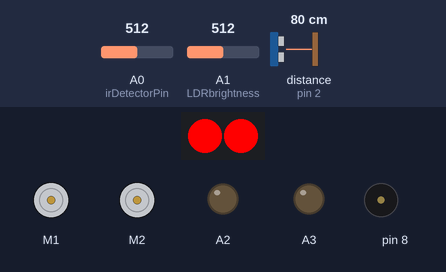
Recording of a sketch running on a simulated Arduino Uno, built with avr-gcc and run on an emulated ATmega328P. Shown: 2 × DC motor (green arrow = forward, orange = backward, longer = faster), 2 RGB LEDs in strip order, left to right, output pins drawn as LEDs (lit = HIGH), buzzer (waves = sounding). Dashed ring = blinking. The test bench sets the inputs (shaded band); at power-on: A1 (LDRbrightness) = 512, A0 (irDetectorPin) = 512, distance to the obstacle (sensor on pin 2) 80 cm.

Above: at 3.6 s.
3.7 s: A1 (LDRbrightness) set to 763
At 7.3 s:
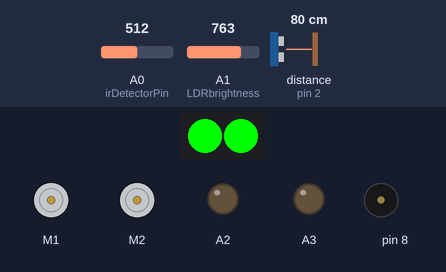
7.7 s: A1 (LDRbrightness) set to 785
At 11.7 s:
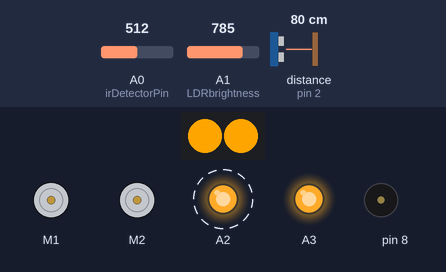
11.8 s: A1 (LDRbrightness) set to 807
18.8 s: A1 (LDRbrightness) set to 815
At 26.6 s:
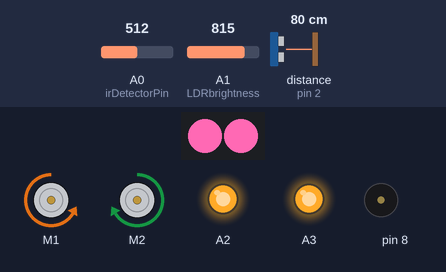
27.3 s: A1 (LDRbrightness) set to 886
35.6 s: A1 (LDRbrightness) set to 909
At 41.9 s:
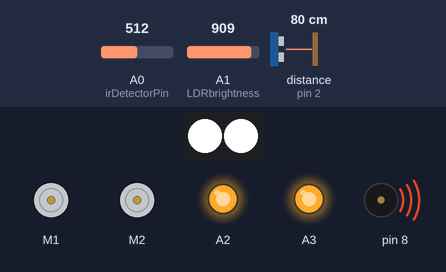
Timing chart, 0 to 43.7 s (numbered marks = the images above; inputs shaded):
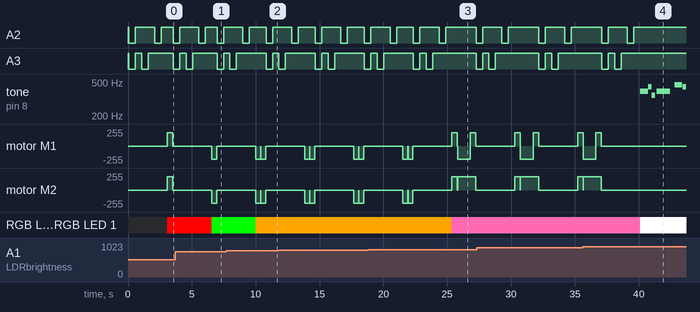

The sketch:

CG1111A_SOURCE_CODE.ino
```cpp
#include <MeMCore.h>
MeRGBLed rgbLed(0,30);
MeBuzzer buzzer;

// Define sensor pins
#define ULTRASONIC_PIN PORT_2
#define LINE_FOLLOWER_PIN PORT_1
const int irDetectorPin = A0;

//Set IR threshold
const int detectionThreshold = 100;

// Define desired distance to left wall (CM)
#define DESIRED_DISTANCE 10

// PID parameters
const float Kp = 5.0;   // Proportional gain
const float Ki = 0.0;    // Integral gain
const float Kd = 0.5;    // Derivative gain

// Define motor ports
MeUltrasonicSensor ultrasonicSensor(ULTRASONIC_PIN);
MeLineFollower lineFollower(LINE_FOLLOWER_PIN);
MeDCMotor motorLeft(M1);
MeDCMotor motorRight(M2);

// Define motor speed variables
const int baseSpeed = 200;

// PID variables
float previousError = 0;
float integral = 0;
unsigned long previousTime = 0;
const unsigned long sampleTime = 50; // in milliseconds

// Define LDR brightness sensor
#define LDRbrightness A1

// Define a color structure to store RGB values and a label for the color
struct Color {
  int red;
  int green;
  int blue;
  String label;
};

// Dataset with 5 predefined colors
Color colorDataset[6] = {
  {695, 784, 739, "Red"},       // RGB values for Red
  {720, 838, 761, "Orange"},     // RGB values for Orange
  {604, 880, 785, "Green"},      // RGB values for Green
  {595, 873, 854, "Blue"},    // RGB values for Blue
  {767, 899, 867, "Pink"},    // RGB values for Pink
  {763, 927, 893, "White"}     // RGB values for Purple
};

// k value for k-NN)
const int k = 1;

// Function to calculate Euclidean distance between two colors
float calculateDistance(int r1, int g1, int b1, int r2, int g2, int b2) {
  return sqrt(pow(r1 - r2, 2) + pow(g1 - g2, 2) + pow(b1 - b2, 2));
}

// Function to classify the measured color using k-NN
String classifyColor(int red, int green, int blue) {
  float distances[6];

  // Calculate distance from the measured color to each color in the dataset
  for (int i = 0; i < 6; i++) {
    distances[i] = calculateDistance(red, green, blue, colorDataset[i].red, colorDataset[i].green, colorDataset[i].blue);
  }

  // Find the nearest neighbor (since k = 1, just find the minimum distance)
  int nearestIndex = 0;
  float minDistance = distances[0];
  for (int i = 1; i < 6; i++) {
    if (distances[i] < minDistance) {
      minDistance = distances[i];
      nearestIndex = i;
    }
  }

  // Return the label of the nearest color
  return colorDataset[nearestIndex].label;
}

// Function to play John Cena's intro music as a celebratory tune
void johnCenaIntro() {
  // Set BPM to 90 (each beat is 666.67 ms)
  const int beatDuration = 600;  // in milliseconds

  // Frequencies and durations inspired by John Cena's intro theme
  buzzer.tone(392, beatDuration); // G for 1 beat
  delay(int(beatDuration * 0.05 * 0.9));
  buzzer.tone(440, int(beatDuration * 0.5 * 0.9)); // A for half a beat
  delay(int(beatDuration * 0.005 * 0.9));  // Shortened delay
  buzzer.tone(349, int(beatDuration * 0.5 * 0.9)); // F for half a beat
  delay(int(beatDuration * 0.1 * 0.9));

  buzzer.noTone();
  delay(int(beatDuration * 0.1 * 0.9));

  buzzer.tone(392, int(beatDuration * 2 * 0.9)); // G for 2 beats
  delay(int(beatDuration * 0.3 * 0.9));

  buzzer.noTone();
  delay(int(beatDuration * 0.3 * 0.9));

  buzzer.tone(466, beatDuration); // Bb for 1 beat
  delay(int(beatDuration * 0.1 * 0.9));
  buzzer.tone(440, int(beatDuration * 0.5 * 0.9)); // A for half a beat
  delay(int(beatDuration * 0.005 * 0.9));  // Shortened delay
  buzzer.tone(349, int(beatDuration * 0.5 * 0.9)); // F for half a beat
  delay(int(beatDuration * 0.1 * 0.9));

  buzzer.noTone();
  delay(int(beatDuration * 0.1 * 0.9));

  buzzer.tone(392, int(beatDuration * 2 * 0.9)); // G for 2 beats
  delay(int(beatDuration * 0.3 * 0.9));

  buzzer.noTone();
}

//measureAndClassifyColor function
void measureAndClassifyColor() {
  int colour[3];
  colour[0] = measure_red();
  delay(500);
  off_lights();
  delay(500);
  colour[1] = measure_green();
  delay(500);
  off_lights();
  delay(500);
  colour[2] = measure_blue();
  delay(500);
  off_lights();
  delay(500);

  // Classify the measured color using k-NN
  String classifiedColor = classifyColor(colour[0], colour[1], colour[2]);

  //Color specific Logic
  if (classifiedColor == "White") {
    rgbLed.setColor(0, 255, 255, 255); // Set LED to white
    rgbLed.show();
    johnCenaIntro();
  }
  else if (classifiedColor == "Red") {
    rgbLed.setColor(0, 255, 0, 0);
    rgbLed.show();
    turnLeft();
  }
  else if (classifiedColor == "Green") {
    rgbLed.setColor(0, 0, 255, 0);
    rgbLed.show();
    turnRight();
  }
  else if (classifiedColor == "Blue") {
    rgbLed.setColor(0, 0, 0, 255);
    rgbLed.show();
    turnRight();
    delay(10);
    moveForward();
    delay(1000);
    turnRight();
  }
  else if (classifiedColor == "Pink") {
    rgbLed.setColor(0, 255, 105, 180);
    rgbLed.show();
    turnLeft();
    delay(10);
    moveForward();
    delay(1000);
    turnLeft();
  }
  else if (classifiedColor == "Orange") {
    rgbLed.setColor(0, 255, 165, 0);
    rgbLed.show();
    ReverseTurn();
  }
}

void setup() {
  // Initialize serial communication for debugging
  Serial.begin(9600);
  rgbLed.setpin(13);

  // Initialize pins for color measurement
  pinMode(A2, OUTPUT);
  pinMode(A3, OUTPUT);
  pinMode(A1, INPUT);

  // Turn off lights initially
  off_lights();
}

void loop() {
  unsigned long currentTime = millis();

  if (currentTime - previousTime >= sampleTime) {
    previousTime = currentTime;

    // Read the distance from the ultrasonic sensor
    int distance = ultrasonicSensor.distanceCm();

    // Read the line follower sensor status
    int lineSensorValue = lineFollower.readSensors();

    // Continuously monitor the line sensor until it detects a value of 0
    if (lineSensorValue == 0) {
      // Stop the robot when black line is detected
      stopMotors();

      // Turn on lights and perform color measurement
      measureAndClassifyColor();
    }
    else {
      //Ignore ultrasonic readings beyond 20 cm and drive straight
      if (distance > 20) {
        // Ignoring the distance value by moving forward without PID adjustments
        moveForward();
      }
      else {
        // Calculate PID
        float error = DESIRED_DISTANCE - distance;
        integral += error * (sampleTime / 1000.0);
        float derivative = (error - previousError) / (sampleTime / 1000.0);
        float output = Kp * error + Ki * integral + Kd * derivative;
        previousError = error;

        // Adjust motor speeds based on PID output
        int leftSpeed = -(baseSpeed + output);
        int rightSpeed = baseSpeed - output;

        // Constrain speeds to valid range
        leftSpeed = constrain(leftSpeed, -255, 255);
        rightSpeed = constrain(rightSpeed, -255, 255);

        motorLeft.run(leftSpeed);
        motorRight.run(rightSpeed);
      }
    }
  }

  //Check if LEDs are off before reading IR sensor
  if (digitalRead(A2) == HIGH && digitalRead(A3) == HIGH) {
    // Both LEDs are off, proceed with IR sensor reading
    int sensorValue = analogRead(irDetectorPin); // Read the analog value from IR detector

    if (sensorValue < detectionThreshold) { // If sensor value is above threshold, object is detected
      motorLeft.run(120);
      motorRight.run(180);
    }
  }

  delay(10); // Small delay to prevent spamming the loop
}

// Function to stop both motors
void stopMotors() {
  motorLeft.run(0);
  motorRight.run(0);
}

// Function to turn left
void turnLeft() {
  motorLeft.run(baseSpeed);
  motorRight.run(baseSpeed);
  delay(430);
  stopMotors();
}

// Function to turn right
void turnRight() {
  motorLeft.run(-baseSpeed);
  motorRight.run(-baseSpeed);
  delay(390);
  stopMotors();
}

//Function to reverse turn
void ReverseTurn() {
  turnRight();
  delay(8);
  turnRight();
  delay(8);
}

// Function to move forward
void moveForward() {
  motorLeft.run(-baseSpeed);
  motorRight.run(baseSpeed);
}

// Function to measure red light intensity
int measure_red() {
  digitalWrite(A2, LOW);  // Turn on red LED (A2 LOW, A3 LOW)
  digitalWrite(A3, LOW);
  delay(10);
  int red_reading = analogRead(LDRbrightness);
  return red_reading;
}

// Function to measure green light intensity
int measure_green() {
  digitalWrite(A2, HIGH);   // Turn on green LED (A2 HIGH, A3 LOW)
  digitalWrite(A3, LOW);
  delay(10);
  int green_reading = analogRead(LDRbrightness);
  return green_reading;
}

// Function to measure blue light intensity
int measure_blue() {
  digitalWrite(A2, LOW);   // Turn on blue LED (A2 LOW, A3 HIGH)
  digitalWrite(A3, HIGH);
  delay(10);
  int blue_reading = analogRead(LDRbrightness);
  return blue_reading;
}

// Function to turn off both LEDs
void off_lights() {
  digitalWrite(A2, HIGH);
  digitalWrite(A3, HIGH);
}
```

Measured:
- the behaviour switches between 772 and 773 on A1 (LDRbrightness) (found by bisection; images 1 and 2)
- the behaviour switches between 814 and 815 on A1 (LDRbrightness) (found by bisection; images 2 and 3)
- the behaviour switches between 900 and 901 on A1 (LDRbrightness) (found by bisection; images 3 and 4)
- after the input at 3.7 s, RGB LED 0, RGB LED 1: RGB(255, 0, 0) → RGB(0, 255, 0) after 2.9 s
- after the input at 7.7 s, A2: HIGH → LOW after 3.1 s, → HIGH 0.51 s later
- after the input at 18.8 s, RGB LED 0, RGB LED 1: RGB(255, 165, 0) → RGB(255, 105, 180) after 6.6 s
- after the input at 35.6 s, A2: goes on until 39.6 s, then stays HIGH; A3: goes on until 38.6 s, then stays HIGH
